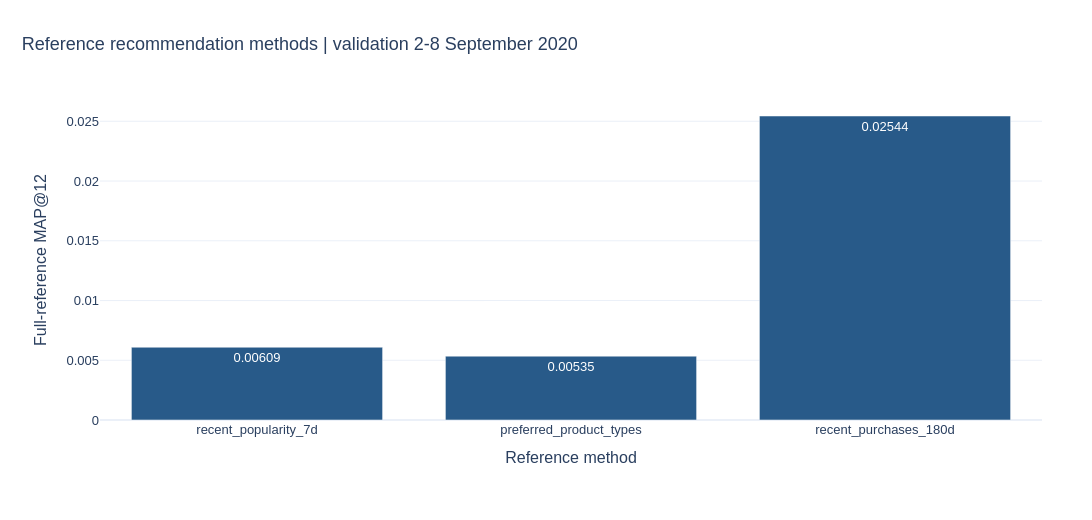

Source (notebook cell):
### Markdown cell above
## 4. Complete validation reference and three baselines

Relevance is a distinct customer-article pair purchased during the next seven days. Source repetitions remain in a separate transaction table. All cohort customers receive twelve recommendations; customers without target purchases are excluded only from target-based averages, with their share reported.

Compare global 7-day popularity, preferred-type popularity, and recent personal purchases. All use a popularity fallback, identical recipients and complete reference targets. A missed target stays in the metric denominator.

### Code cell
target_rows,targets=target_reference(PROJECT_ROOT,customer_ids,cutoff)
methods={name:{c:values[name] for c,values in baseline_rows.items()} for name in next(iter(baseline_rows.values()))}
baseline_comparison,baseline_evaluations=evaluate_methods(PROJECT_ROOT,customer_ids,targets,methods,context,pools)
display(pd.Series({'source_target_rows':len(target_rows),'distinct_customer_article_targets':len(targets),'target_buyers':targets['customer_id'].nunique(),'recommendation_recipients':len(customer_ids)}))
display(baseline_comparison)
fig=px.bar(baseline_comparison,x='method',y='map_at_k',text_auto='.5f',
    labels={'method':'Reference method','map_at_k':'Full-reference MAP@12'},
    title='Reference recommendation methods | validation 2-8 September 2020')
show_figure(fig,PROJECT_ROOT,'baseline_comparison')

### Figure 1 — Plotly figure (JSON) as saved in the notebook; plotly's stock layout.template omitted (floating-point values rounded to 4 significant figures)
{"data": [{"hovertemplate": "Reference method=%{x}<br>Full-reference MAP@12=%{y}<extra></extra>", "legendgroup": "", "marker": {"color": "#285A89", "pattern": {"shape": ""}}, "name": "", "orientation": "v", "showlegend": false, "textposition": "auto", "texttemplate": "%{y:.5f}", "type": "bar", "x": ["recent_popularity_7d", "preferred_product_types", "recent_purchases_180d"], "xaxis": "x", "y": [0.006091, 0.005346, 0.02544], "yaxis": "y"}], "layout": {"barmode": "relative", "colorway": ["#285A89", "#B67824", "#687B38", "#9B596D", "#78629A"], "font": {"family": "Arial", "size": 13}, "height": 520, "legend": {"orientation": "h", "tracegroupgap": 0, "x": 0, "y": 1.02, "yanchor": "bottom"}, "margin": {"b": 100, "l": 100, "r": 50, "t": 100}, "title": {"font": {"size": 18}, "text": "Reference recommendation methods | validation 2-8 September 2020", "x": 0.02, "xanchor": "left"}, "width": 1100, "xaxis": {"anchor": "y", "domain": [0, 1], "title": {"text": "Reference method"}}, "yaxis": {"anchor": "x", "domain": [0, 1], "title": {"text": "Full-reference MAP@12"}}}}
